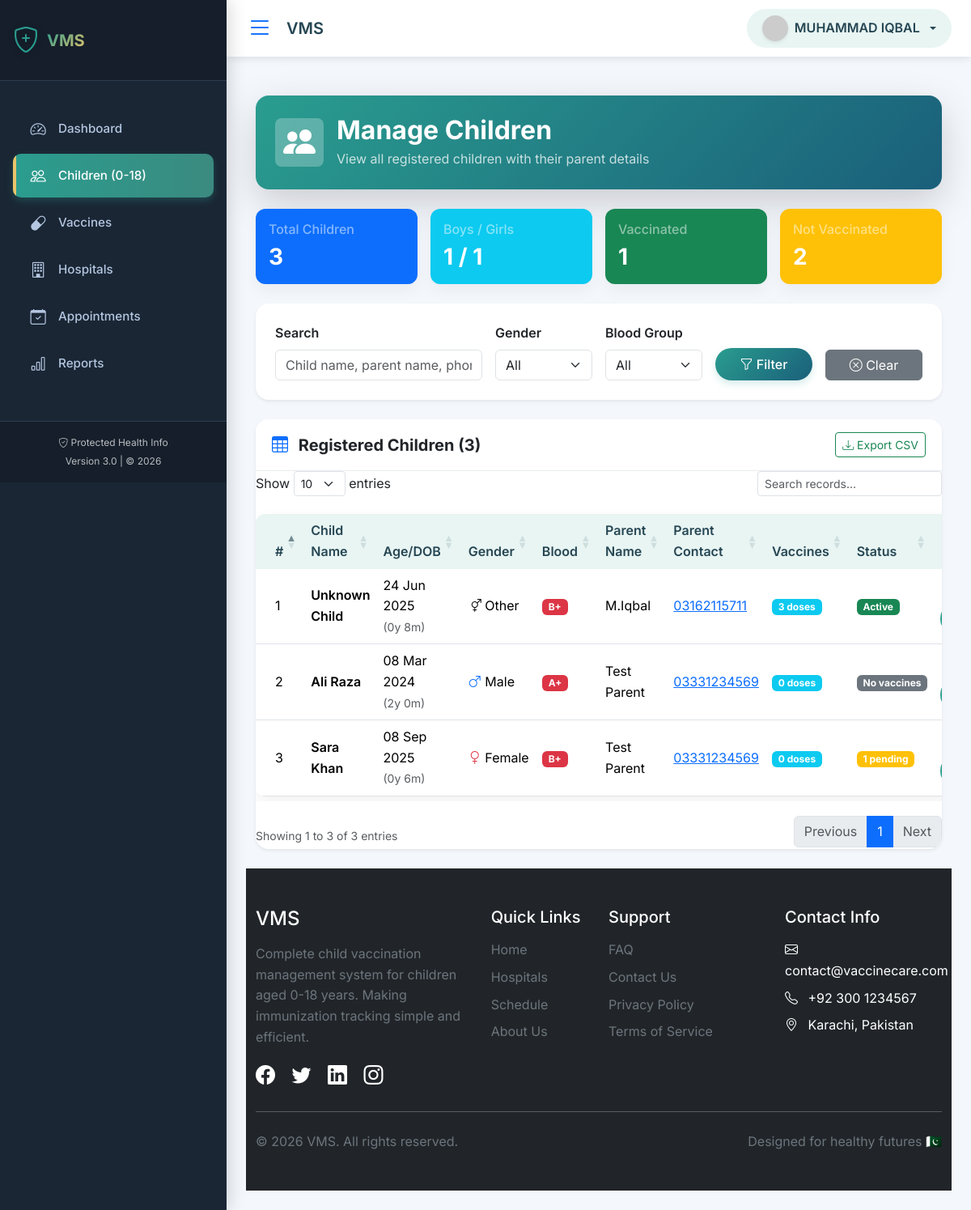
Page /manage_children.php (signed in) on the committed database.
### tables this page shows
CREATE TABLE `children` (
  `id` int(11) NOT NULL,
  `parent_id` int(11) NOT NULL,
  `full_name` varchar(100) NOT NULL,
  `date_of_birth` date NOT NULL,
  `gender` enum('male','female','other') NOT NULL,
  `blood_group` varchar(5) DEFAULT NULL,
  `birth_weight` decimal(5,2) DEFAULT NULL,
  `birth_complications` text DEFAULT NULL,
  `is_active` tinyint(1) DEFAULT 1,
  `created_at` timestamp NOT NULL DEFAULT current_timestamp(),
  `updated_at` timestamp NULL DEFAULT NULL ON UPDATE current_timestamp()
);

CREATE TABLE `users` (
  `id` int(11) NOT NULL,
  `full_name` varchar(100) NOT NULL,
  `email` varchar(100) NOT NULL,
  `password` varchar(255) NOT NULL,
  `role` enum('parent','hospital','admin') NOT NULL DEFAULT 'parent',
  `phone` varchar(15) NOT NULL,
  `address` text DEFAULT NULL,
  `status` enum('active','inactive') DEFAULT 'active',
  `last_login` timestamp NULL DEFAULT NULL,
  `remember_token` varchar(255) DEFAULT NULL,
  `created_at` timestamp NOT NULL DEFAULT current_timestamp(),
  `updated_at` timestamp NULL DEFAULT NULL ON UPDATE current_timestamp(),
  `avatar` varchar(255) DEFAULT NULL
);

### manage_children.php (the view, shortened to what this page needs)
<?php
require_once 'db_config.php';
$page = isset($_GET['page']) ? max(1, intval($_GET['page'])) : 1;
$limit = 15;
$offset = ($page - 1) * $limit;
$search = $_GET['search'] ?? '';
$where_conditions = ["1=1"];
$params = [];
$types = "";
$where_sql = implode(" AND ", $where_conditions);
$count_sql = "SELECT COUNT(*) as total FROM children c
              JOIN parents p ON c.parent_id = p.id
              JOIN users u ON p.user_id = u.id
              WHERE $where_sql";
$count_stmt = $conn->prepare($count_sql);
$count_stmt->execute();
$total_children = $count_stmt->get_result()->fetch_assoc()['total'];
$children_sql = "SELECT
                    c.*,
                    p.id as parent_id,
                    u.id as user_id,
                    u.full_name as parent_name,
                    u.email as parent_email,
                    u.phone as parent_phone,
                    TIMESTAMPDIFF(YEAR, c.date_of_birth, CURDATE()) as age_years,
                    TIMESTAMPDIFF(MONTH, c.date_of_birth, CURDATE()) as age_months,
                    (SELECT COUNT(*) FROM vaccination_records WHERE child_id = c.id) as vaccines_count,
                    (SELECT COUNT(*) FROM appointments WHERE child_id = c.id AND status = 'pending') as pending_appointments
                 FROM children c
                 JOIN parents p ON c.parent_id = p.id
                 JOIN users u ON p.user_id = u.id
                 WHERE $where_sql
                 ORDER BY c.created_at DESC
                 LIMIT ? OFFSET ?";
$params[] = $limit;
$params[] = $offset;
$types .= "ii";
$children_stmt = $conn->prepare($children_sql);
$children_stmt->bind_param($types, ...$params);
$children_stmt->execute();
$children_result = $children_stmt->get_result();
$stats = [];
$result = $conn->query("SELECT COUNT(*) as total FROM children");
$stats['total'] = $result->fetch_assoc()['total'];
$result = $conn->query("SELECT gender, COUNT(*) as count FROM children GROUP BY gender");
while ($row = $result->fetch_assoc()) {
    $stats['gender'][$row['gender']] = $row['count'];
}
$result = $conn->query("SELECT blood_group, COUNT(*) as count FROM children WHERE blood_group IS NOT NULL GROUP BY blood_group");
$stats['blood_groups'] = [];
while ($row = $result->fetch_assoc()) {
    $stats['blood_groups'][$row['blood_group']] = $row['count'];
}
$result = $conn->query("SELECT
    SUM(CASE WHEN (SELECT COUNT(*) FROM vaccination_records WHERE child_id = c.id) > 0 THEN 1 ELSE 0 END) as vaccinated,
    SUM(CASE WHEN (SELECT COUNT(*) FROM vaccination_records WHERE child_id = c.id) = 0 THEN 1 ELSE 0 END) as not_vaccinated
    FROM children c");
$stats['vaccination'] = $result->fetch_assoc();
include 'header.php';
?>
<div class="container-fluid py-4">
    <div class="row mb-4">
        <div class="col-12">
            <div class="bg-gradient-primary text-white rounded-4 p-4 shadow-lg">
                <div class="d-flex align-items-center">
                    <div class="avatar-circle bg-white bg-opacity-25 p-3 rounded-3 me-3">
                        <i class="bi bi-people-fill fs-1"></i>
                    </div>
                    <div>
                        <h2 class="fw-bold mb-1">Manage Children</h2>
                        <p class="mb-0 opacity-75">View all registered children with their parent details</p>
                    </div>
                </div>
            </div>
        </div>
    </div>
    <div class="row g-3 mb-4">
        <div class="col-md-3">
            <div class="card bg-primary text-white">
                <div class="card-body p-3">
                    <h6 class="text-white-50">Total Children</h6>
                    <h3 class="fw-bold mb-0"><?php echo $stats['total']; ?></h3>
                </div>
            </div>
        </div>
        <div class="col-md-3">
            <div class="card bg-info text-white">
                <div class="card-body p-3">
                    <h6 class="text-white-50">Boys / Girls</h6>
                    <h3 class="fw-bold mb-0">
                        <?php echo $stats['gender']['male'] ?? 0; ?> / <?php echo $stats['gender']['female'] ?? 0; ?>
                    </h3>
                </div>
            </div>
        </div>
        <div class="col-md-3">
            <div class="card bg-success text-white">
                <div class="card-body p-3">
                    <h6 class="text-white-50">Vaccinated</h6>
                    <h3 class="fw-bold mb-0"><?php echo $stats['vaccination']['vaccinated'] ?? 0; ?></h3>
                </div>
            </div>
        </div>
        <div class="col-md-3">
            <div class="card bg-warning text-white">
                <div class="card-body p-3">
                    <h6 class="text-white-50">Not Vaccinated</h6>
                    <h3 class="fw-bold mb-0"><?php echo $stats['vaccination']['not_vaccinated'] ?? 0; ?></h3>
                </div>
            </div>
        </div>
    </div>
    <div class="card border-0 shadow-sm rounded-4 mb-4">
        <div class="card-body p-4">
            <form method="GET" action="" class="row g-3">
                <div class="col-md-4">
                    <label class="form-label fw-semibold">Search</label>
                    <input type="text" name="search" class="form-control"
                           placeholder="Child name, parent name, phone..."
                           value="<?php echo htmlspecialchars($search); ?>">
                </div>
                <div class="col-md-2">
                    <label class="form-label fw-semibold">Gender</label>
                    <select name="gender" class="form-select">
                        <option value="">All</option>
                    </select>
                </div>
                <div class="col-md-2">
                    <label class="form-label fw-semibold">Blood Group</label>
                    <select name="blood_group" class="form-select">
                        <option value="">All</option>
                    </select>
                </div>
                <div class="col-md-2 d-flex align-items-end">
                    <button type="submit" class="btn btn-primary w-100">
                        <i class="bi bi-funnel"></i> Filter
                    </button>
                </div>
                <div class="col-md-2 d-flex align-items-end">
                    <a href="manage_children.php" class="btn btn-secondary w-100">
                        <i class="bi bi-x-circle"></i> Clear
                    </a>
                </div>
            </form>
        </div>
    </div>
    <div class="card border-0 shadow-sm rounded-4">
        <div class="card-header bg-white py-3 d-flex justify-content-between align-items-center">
            <h5 class="fw-bold mb-0">
                <i class="bi bi-table text-primary me-2"></i>
                Registered Children (<?php echo $total_children; ?>)
            </h5>
            <button class="btn btn-sm btn-outline-success" onclick="exportToCSV()">
                <i class="bi bi-download"></i> Export CSV
            </button>
        </div>
        <div class="card-body p-0">
            <div class="table-responsive">
                <table class="table table-hover mb-0" id="childrenTable">
                    <thead class="bg-light">
                        <tr>
                            <th class="ps-4">#</th>
                            <th>Child Name</th>
                            <th>Age/DOB</th>
                            <th>Gender</th>
                            <th>Blood</th>
                            <th>Parent Name</th>
                            <th>Parent Contact</th>
                            <th>Vaccines</th>
                            <th>Status</th>
                            <th class="text-end pe-4">Actions</th>
                        </tr>
                    </thead>
                    <tbody>
                        <?php if ($children_result->num_rows > 0): ?>
                            <?php $sno = $offset + 1; ?>
                            <?php while ($child = $children_result->fetch_assoc()): ?>
                            <tr>
                                <td class="ps-4"><?php echo $sno++; ?></td>
                                <td>
                                    <span class="fw-semibold"><?php echo htmlspecialchars($child['full_name']); ?></span>
                                </td>
                                <td>
                                    <?php echo date('d M Y', strtotime($child['date_of_birth'])); ?>
                                    <br>
                                    <small class="text-muted">
                                        (<?php echo $child['age_years']; ?>y <?php echo $child['age_months'] % 12; ?>m)
                                    </small>
                                </td>
                                <td>
                                    <?php if ($child['gender'] == 'male'): ?>
                                        <i class="bi bi-gender-male text-primary"></i> Male
                                    <?php elseif ($child['gender'] == 'female'): ?>
                                        <i class="bi bi-gender-female text-danger"></i> Female
                                    <?php else: ?>
                                        <i class="bi bi-gender-ambiguous"></i> Other
                                    <?php endif; ?>
                                </td>
                                <td>
                                    <?php if ($child['blood_group']): ?>
                                        <span class="badge bg-danger"><?php echo $child['blood_group']; ?></span>
                                    <?php else: ?>
                                        <span class="text-muted">—</span>
                                    <?php endif; ?>
                                </td>
                                <td><?php echo htmlspecialchars($child['parent_name']); ?></td>
                                <td>
                                    <a href="tel:<?php echo $child['parent_phone']; ?>"><?php echo $child['parent_phone']; ?></a>
                                </td>
                                <td>
                                    <span class="badge bg-info"><?php echo $child['vaccines_count']; ?> doses</span>
                                </td>
                                <td>
                                    <?php if ($child['pending_appointments'] > 0): ?>
                                        <span class="badge bg-warning"><?php echo $child['pending_appointments']; ?> pending</span>
                                    <?php elseif ($child['vaccines_count'] > 0): ?>
                                        <span class="badge bg-success">Active</span>
                                    <?php else: ?>
                                        <span class="badge bg-secondary">No vaccines</span>
                                    <?php endif; ?>
                                </td>
                                <td class="text-end pe-4">
                                </td>
                            </tr>
                            <?php endwhile; ?>
                        <?php endif; ?>
                    </tbody>
                </table>
            </div>
        </div>
    </div>
</div>
<?php include 'footer.php'; ?>
</body>
</html>

### header.php (style rules this page uses)
:root { --primary: #2A9D8F; --primary-dark: #1a5f7a; --primary-light: #e8f5f3; --primary-gradient: linear-gradient(135deg, #2A9D8F, #1a5f7a); --secondary: #E9C46A; --secondary-dark: #d4a517; --secondary-light: #fcf2de; --success: #2A9D8F; --warning: #E9C46A; --danger: #E76F51; --info: #4A90E2; --dark: #264653; --gray: #6c757d; --light-gray: #e9ecef; --lighter-gray: #f8f9fa; --white: #ffffff; --sidebar-bg: #1a2634; --sidebar-hover: #2c3e50; --sidebar-active: #2A9D8F; --sidebar-text: #b4c6e0; --sidebar-text-active: #ffffff; --sidebar-border: #2c3e50; --header-bg: #ffffff; --header-text: #264653; --header-shadow: 0 2px 10px rgba(0,0,0,0.1); --border-radius: 12px; --box-shadow: 0 8px 20px rgba(0,0,0,0.05); --transition: all 0.3s ease; --body-bg: #f4f7fc; }
* { margin: 0; padding: 0; box-sizing: border-box; }
body { font-family: 'Inter', sans-serif; background-color: var(--body-bg); color: var(--dark); line-height: 1.6; min-height: 100vh; overflow-x: hidden; }
.card { border: none; border-radius: var(--border-radius); box-shadow: var(--box-shadow); transition: var(--transition); overflow: hidden; }
.card-header { background: transparent; border-bottom: 1px solid var(--light-gray); padding: 1rem 1.25rem; font-weight: 600; }
.table { background: var(--white); border-radius: var(--border-radius); overflow: hidden; box-shadow: var(--box-shadow); }
.table thead th { background: var(--primary-light); color: var(--dark); font-weight: 600; border-bottom: none; }
.btn-primary { background: var(--primary-gradient); border: none; border-radius: 25px; padding: 0.5rem 1.5rem; font-weight: 500; transition: var(--transition); box-shadow: 0 4px 10px rgba(42, 157, 143, 0.2); }
.bg-gradient-primary { background: var(--primary-gradient); }

### manage_children.php (style rules this page uses)
.bg-gradient-primary { background: linear-gradient(135deg, #2A9D8F, #1a5f7a); }
.avatar-circle { width: 60px; height: 60px; display: flex; align-items: center; justify-content: center; }
.table td { vertical-align: middle; }

### rows in the picture
children: full_name "Unknown Child", date_of_birth "24 Jun 2025", age_years "0", age_months "8", gender "other" (drawn), blood_group "B+", users.full_name "M.Iqbal", users.phone "03162115711", vaccines_count "3", shows "Active"
children: full_name "Ali Raza", date_of_birth "08 Mar 2024", age_years "2", age_months "0", gender "male" (drawn), blood_group "A+", users.full_name "Test Parent", users.phone "03331234569", vaccines_count "0", shows "No vaccines"
children: full_name "Sara Khan", date_of_birth "08 Sep 2025", age_years "0", age_months "6", gender "female" (drawn), blood_group "B+", users.full_name "Test Parent", users.phone "03331234569", vaccines_count "0", pending_appointments "1"

### other values in the picture
getSetting('site_name', 'VaccineCare') "VMS"
$user_name "MUHAMMAD IQBAL"
$stats['total'] "3"
$stats['gender']['male'] "1"
$stats['gender']['female'] "1"
$stats['vaccination']['vaccinated'] "1"
$stats['vaccination']['not_vaccinated'] "2"
$total_children "3"
getSetting('contact_email', 'info@vaccinecare.com') "contact@vaccinecare.com"
getSetting('contact_phone', '+92 300 1234567') "+92 300 1234567"
